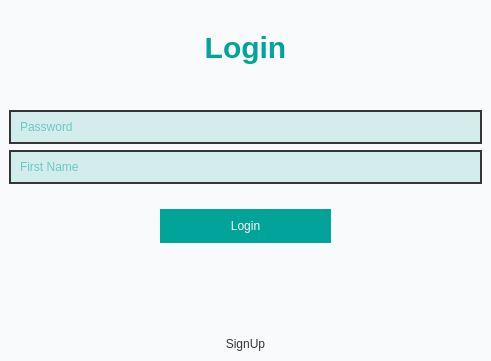
<?xml version="1.0" encoding="UTF-8"?>
<ui version="4.0">
 <class>Form</class>
 <widget class="QWidget" name="Form">
  <property name="geometry">
   <rect>
    <x>0</x>
    <y>0</y>
    <width>491</width>
    <height>361</height>
   </rect>
  </property>
  <property name="windowTitle">
   <string>Form</string>
  </property>
  <property name="styleSheet">
   <string notr="true">font: 700 11pt &quot;Microsoft YaHei UI&quot;;
color: rgb(2, 164, 153);
background-color: rgb(248, 250, 252);</string>
  </property>
  <widget class="QWidget" name="widget" native="true">
   <property name="geometry">
    <rect>
     <x>0</x>
     <y>0</y>
     <width>491</width>
     <height>361</height>
    </rect>
   </property>
   <property name="styleSheet">
    <string notr="true"/>
   </property>
   <layout class="QGridLayout" name="gridLayout">
    <item row="5" column="0">
     <widget class="QPushButton" name="pushButton">
      <property name="styleSheet">
       <string notr="true">QPushButton {
	color: #353535;
	padding: 10px;
	border-radius: none;
	font-size: 12px;
}

QPushButton:hover {
	background-color: rgb(2, 131, 107);
	color: white;
}

</string>
      </property>
      <property name="text">
       <string>SignUp</string>
      </property>
     </widget>
    </item>
    <item row="0" column="0">
     <widget class="QLabel" name="label">
      <property name="font">
       <font>
        <family>Microsoft YaHei UI</family>
        <pointsize>-1</pointsize>
        <italic>false</italic>
        <bold>true</bold>
       </font>
      </property>
      <property name="styleSheet">
       <string notr="true">font-size: 30px;
margin: 30px;</string>
      </property>
      <property name="text">
       <string>Login</string>
      </property>
      <property name="alignment">
       <set>Qt::AlignCenter</set>
      </property>
     </widget>
    </item>
    <item row="3" column="0">
     <widget class="QPushButton" name="pushButton_2">
      <property name="styleSheet">
       <string notr="true">QPushButton {
	background-color: rgb(2, 164, 153);
	color: #F8FAFC;
	margin: 10px 160px;
	padding: 10px;
	border-radius: none;
}

QPushButton:hover {
	background-color: rgb(2, 131, 107);
}


</string>
      </property>
      <property name="text">
       <string>Login</string>
      </property>
     </widget>
    </item>
    <item row="1" column="0">
     <widget class="QWidget" name="widget_2" native="true">
      <property name="styleSheet">
       <string notr="true">padding: 7px;</string>
      </property>
      <layout class="QVBoxLayout" name="verticalLayout">
       <item>
        <widget class="QLineEdit" name="lineEdit_2">
         <property name="styleSheet">
          <string notr="true">QLineEdit {
	background-color: rgb(211, 237, 237);
	border: 2px solid #353535;
	border-radius: 20px;
}

QLineEdit:focus {
	border: 2px solid #02A499;
}</string>
         </property>
         <property name="text">
          <string/>
         </property>
         <property name="placeholderText">
          <string>Password</string>
         </property>
        </widget>
       </item>
       <item>
        <widget class="QLineEdit" name="lineEdit">
         <property name="styleSheet">
          <string notr="true">QLineEdit {
	background-color: rgb(211, 237, 237);
	border: 2px solid #353535;
	border-radius: 20px;
}

QLineEdit:focus {
	border: 2px solid #02A499;
}</string>
         </property>
         <property name="text">
          <string/>
         </property>
         <property name="placeholderText">
          <string>First Name</string>
         </property>
        </widget>
       </item>
      </layout>
     </widget>
    </item>
    <item row="4" column="0">
     <spacer name="verticalSpacer">
      <property name="orientation">
       <enum>Qt::Vertical</enum>
      </property>
      <property name="sizeHint" stdset="0">
       <size>
        <width>20</width>
        <height>40</height>
       </size>
      </property>
     </spacer>
    </item>
   </layout>
  </widget>
 </widget>
 <resources/>
 <connections/>
</ui>
